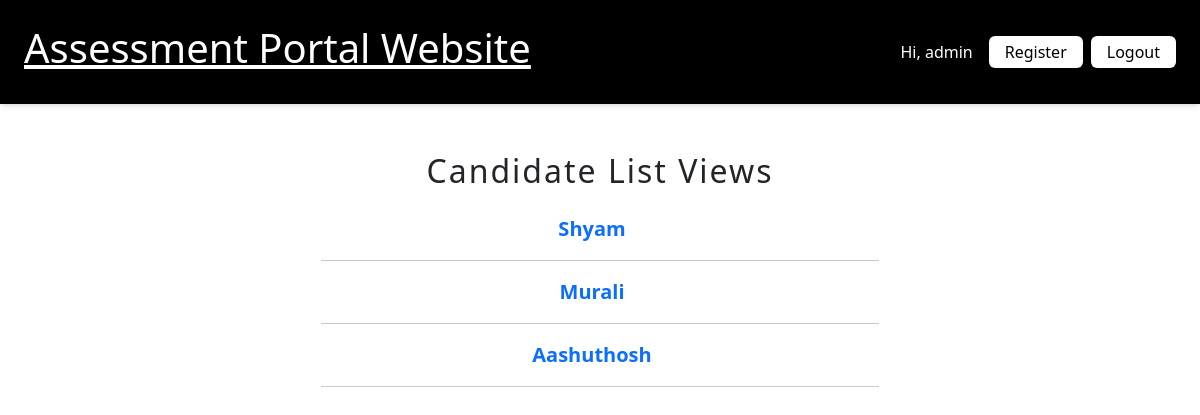
The page /candidatelist/ (signed in) on the database its author committed.
### assessment_app/models.py (models this page shows, shortened)
class Candidate(models.Model):
    name = models.CharField(max_length=30,null=False,blank=False)
    email = models.EmailField(null=False,blank=False)
    resume = models.FileField(upload_to="resumes/",blank=True,null=True)
    role = models.ForeignKey(Role,related_name='candidaterole',on_delete=models.CASCADE)

### assessment_app/views.py (the view)
# urls.py: path('candidatelist/',CandidateListView.as_view(),name='candidate-list'),
class CandidateListView(ListView):
    queryset = Candidate.objects.all()
    template_name = 'candidate/list.html'
    context_object_name = 'candidates'

### templates/candidate/list.html
{% extends 'home.html' %}
{% block content %}
<link href="https://cdn.jsdelivr.net/npm/bootstrap@5.3.0/dist/css/bootstrap.min.css" rel="stylesheet">
<div class="container mt-5">
    <div class="text-center">
        <h2 class="mb-4" style="letter-spacing: 2px;">Candidate List Views</h2>
        <ol class="list-unstyled">
            {% for candidate in candidates %}
                <li id="candidate{{ candidate.id }}" class="my-3">
                    <div class="d-flex justify-content-center align-items-center mb-3">
                        <a href="{% url 'candidate-detail' pk=candidate.pk %}"
                        class="text-decoration-none text-primary fw-bold fs-5 me-3">
                            {{ candidate.name }}
                        </a>
                    </div>
                <hr class="w-50 mx-auto">
                </li>
            {% empty %}
                <li class="text-muted">No Candidates Registered yet.</li>
            {% endfor %}
        </ol>
    </div>
</div>
{% endblock %}

### templates/home.html (shortened to what this page needs)
<!DOCTYPE html>
<html lang="en">
<head>
    <script src="https://cdn.tailwindcss.com"></script>
</head>
<body>
    <nav class="bg-black shadow-md">
    <div class="max-w-7xl mx-auto px-4 py-4 flex justify-between items-center">
        <a href="{% url 'home' %}" class="text-2xl font-bold text-white"><h1>Assessment Portal Website</h1></a>
        <div class="flex items-center gap-2">
                    {% if user.is_authenticated %}
                        <span class="text-white mr-2">Hi, {{ user.username }}</span>
                    {% else %}
                         <a href="{% url 'login' %}" class="bg-white text-black px-3 py-1 rounded hover:bg-green-600 hover:text-white transition">Login</a>
                    {% endif %}
                    {% if user.is_superuser %}
                        <form action="{% url 'candidate-register' %}" method="get">
                                <button type="submit" class="bg-white text-black px-3 py-1 rounded hover:text-white hover:bg-gray-200 transition">Register</button>
                        </form>
                    {% endif %}
                        <form method="post" action="{% url 'logout' %}">
                            <button type="submit" class="bg-white text-black px-3 py-1 rounded hover:bg-red-600 hover:text-white transition">Logout</button>
                        </form>
    </div>
</nav>
{% block content %}{% endblock %}
</body>
</html>

### rows shown on the page
Candidate: name "Shyam"
Candidate: name "Murali"
Candidate: name "Aashuthosh"

### other values the page prints
{{ user.username }} "admin"
